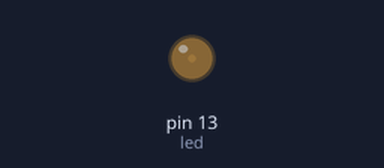
This sketch was run on a simulated Arduino Uno, built with avr-gcc and run on an emulated ATmega328P. Shown: output pins drawn as LEDs (lit = HIGH).

Above: at 0.05 s.
At 0.65 s:
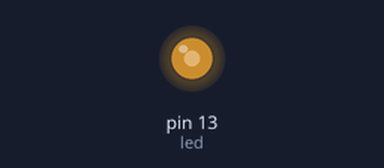
At 1.0 s:
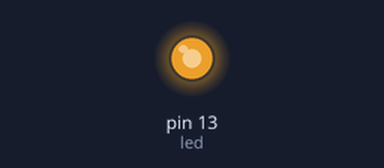
At 1.95 s:
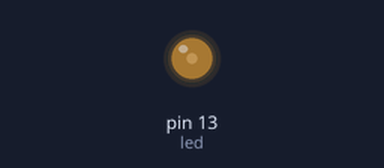
Timing chart, 0 to 5.0 s (numbered marks = the images above):
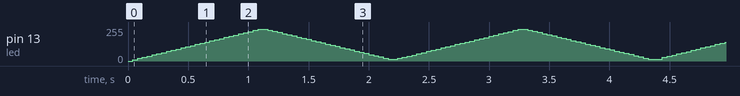

The sketch:

blink_fast.ino
```cpp
// Simple LED blink

const int led = LED_BUILTIN;

void setup() {
  pinMode(led, OUTPUT);
}

// 100 == full brightness, 0 == nothing
// takes 100 micro seconds
void light(int brightness) {
      digitalWrite(led, HIGH);
      delayMicroseconds(brightness);
      digitalWrite(led, LOW);
      delayMicroseconds(100-brightness);
}

int brightness = 0;
bool forwards = true;

void loop() {
  Serial.println();
  for(int i = 0; i < 100; i++) light(brightness);
  if(forwards) {
    brightness++;
    if(brightness==100) forwards = false;
  } else {
    brightness--;
    if(brightness==0) forwards = true;
  }
}
```
